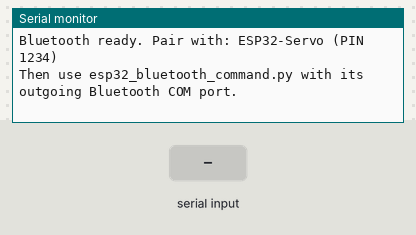
A sketch run on a simulated ESP32. On the bench: the last lines printed to the serial monitor. Inputs (shaded band) come from the test bench. Nothing arrives over Bluetooth unless stated.

Above: at 1.4 s.
1.5 s: "health\n" received over the second serial link
At 1.9 s:
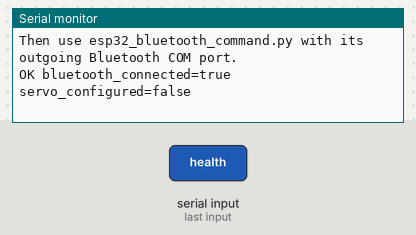
3.0 s: "help\n" received over the second serial link
At 4.2 s:
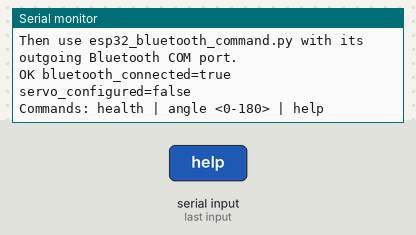
4.5 s: "angle \n" received over the second serial link
At 5.4 s:
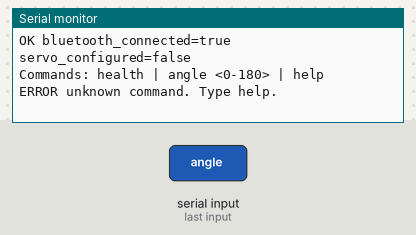
6.0 s: "angle 90\n" received over the second serial link
At 6.6 s:
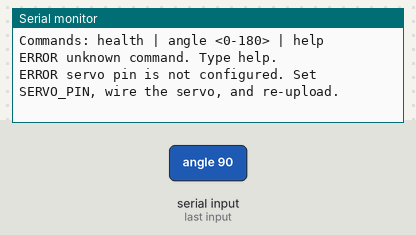

The sketch:

ESP32ServoBluetooth.ino
```cpp
/*
  ESP32-WROOM Bluetooth Servo Command Server

  This is a Bluetooth Classic (SPP / serial) sketch for an original ESP32-WROOM.
  It is separate from ESP32ServoWiFi.ino: upload ONE sketch at a time.

  Bluetooth name: ESP32-Servo
  Pairing PIN:     1234

  Bluetooth commands (end each command with Enter):
    health       test that Bluetooth serial is connected
    angle 90     move to an angle from 0 through 180
    help         show available commands

  Before wiring a servo, leave SERVO_PIN as -1. The ESP32 will pair and answer
  "health", but safely refuses angle commands. When ready, set it to a suitable
  output GPIO such as 18 and re-upload.

  Requires the ESP32 board package and the ESP32Servo library. BluetoothSerial
  is included in the original ESP32 board package; it works on ESP32-WROOM.
*/

#include <BluetoothSerial.h>
#include <ESP32Servo.h>

const char *BLUETOOTH_NAME = "ESP32-Servo";
const char *PAIRING_PIN = "1234";

// Keep -1 until you choose and wire a servo signal GPIO.
const int SERVO_PIN = -1;
const int DEFAULT_ANGLE = 90;
const size_t COMMAND_BUFFER_LENGTH = 32;

BluetoothSerial SerialBT;
Servo servo;
bool servoAttached = false;
int currentAngle = DEFAULT_ANGLE;
char commandBuffer[COMMAND_BUFFER_LENGTH];
size_t commandLength = 0;

void reply(const String &message) {
  SerialBT.println(message);
  Serial.println(message);
}

void printHelp() {
  reply("Commands: health | angle <0-180> | help");
}

void processCommand(String command) {
  command.trim();
  command.toLowerCase();

  if (command == "health") {
    reply(String("OK bluetooth_connected=true servo_configured=") +
          (servoAttached ? "true" : "false"));
    return;
  }

  if (command == "help") {
    printHelp();
    return;
  }

  if (command.startsWith("angle ")) {
    if (!servoAttached) {
      reply("ERROR servo pin is not configured. Set SERVO_PIN, wire the servo, and re-upload.");
      return;
    }

    String angleText = command.substring(6);
    angleText.trim();
    for (size_t i = 0; i < angleText.length(); ++i) {
      if (!isDigit(angleText[i])) {
        reply("ERROR angle must be an integer from 0 through 180.");
        return;
      }
    }

    const int angle = angleText.toInt();
    if (angleText.length() == 0 || angle < 0 || angle > 180) {
      reply("ERROR angle must be an integer from 0 through 180.");
      return;
    }

    servo.write(angle);
    currentAngle = angle;
    reply("OK angle=" + String(currentAngle));
    return;
  }

  reply("ERROR unknown command. Type help.");
}

void readBluetoothCommands() {
  while (SerialBT.available()) {
    const char received = static_cast<char>(SerialBT.read());
    if (received == '\r') {
      continue;
    }
    if (received == '\n') {
      commandBuffer[commandLength] = '\0';
      processCommand(String(commandBuffer));
      commandLength = 0;
      continue;
    }
    if (commandLength < COMMAND_BUFFER_LENGTH - 1) {
      commandBuffer[commandLength++] = received;
    } else {
      commandLength = 0;
      reply("ERROR command too long.");
    }
  }
}

void setup() {
  Serial.begin(115200);
  delay(250);

  if (SERVO_PIN >= 0) {
    servo.setPeriodHertz(50);
    servo.attach(SERVO_PIN, 500, 2400);
    servo.write(DEFAULT_ANGLE);
    servoAttached = true;
  }

  SerialBT.setPin(PAIRING_PIN, 4);
  if (!SerialBT.begin(BLUETOOTH_NAME)) {
    Serial.println("Bluetooth failed to start.");
    return;
  }

  Serial.println("Bluetooth ready. Pair with: ESP32-Servo (PIN 1234)");
  Serial.println("Then use esp32_bluetooth_command.py with its outgoing Bluetooth COM port.");
}

void loop() {
  readBluetoothCommands();
}
```

Measured:
- after the input at 1.5 s, the serial monitor: prints a new line at once (image 1)
- after the input at 3.0 s, the serial monitor: prints a new line at once (image 2)
- after the input at 4.5 s, the serial monitor: prints a new line at once (image 3)
- after the input at 6.0 s, the serial monitor: prints a new line at once (image 4)
